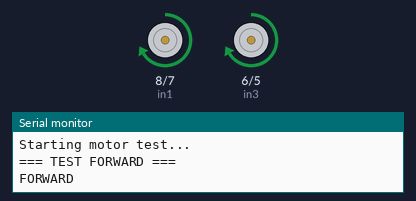
Simulated run of this sketch. Board: Arduino Uno, built with avr-gcc and run on an emulated ATmega328P. Shown: motor-driver pin pairs drawn as motors (green arrow = first pin HIGH = forward, orange = second pin HIGH = backward, longer = more drive, scaled by the enable pin), the last lines printed to the serial monitor.

Above: at 1.0 s.
At 3.5 s:
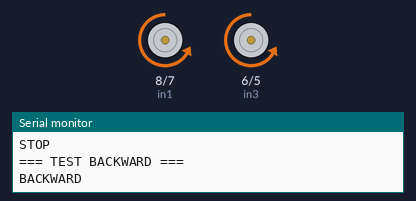
At 6.0 s:
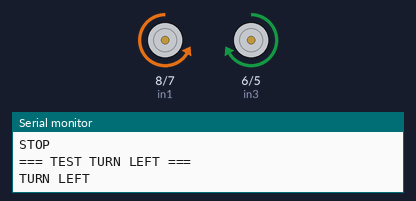
At 10.7 s:
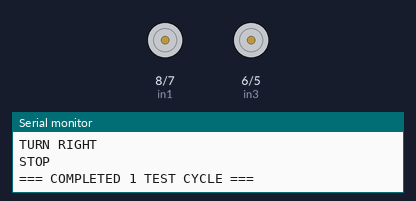
Timing chart, 0 to 15.6 s (numbered marks = the images above):
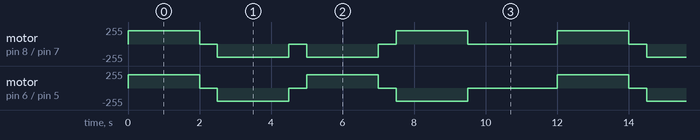

Measured:
- by itself, motor on pin 8 (in1) / pin 7 (in2): repeats every 12.0 s: 2 × (stopped 0.50 s, backward 200/255 2.0 s), stopped 0.50 s, forward 200/255 2.0 s, stopped 2.5 s, forward 200/255 2.0 s
- by itself, motor on pin 6 (in3) / pin 5 (in4): repeats every 12.0 s: stopped 0.50 s, backward 200/255 2.0 s, stopped 0.50 s, forward 200/255 2.0 s, stopped 0.50 s, backward 200/255 2.0 s, stopped 2.5 s, forward 200/255 2.0 s

The sketch:

test_movement.ino
```cpp
// Motors
#define enA 9
#define enB 10
#define in1 8
#define in2 7
#define in3 6
#define in4 5

void setup() {
  // Motors
  pinMode(enA, OUTPUT);
  pinMode(enB, OUTPUT);
  pinMode(in1, OUTPUT);
  pinMode(in2, OUTPUT);
  pinMode(in3, OUTPUT);
  pinMode(in4, OUTPUT);

  // Initialize motor speed (0-255)
  analogWrite(enA, 200); // Motor A speed
  analogWrite(enB, 200); // Motor B speed

  Serial.begin(9600);
  Serial.println("Starting motor test...");
}

// Control functions
void moveF() {
  digitalWrite(in1, HIGH);
  digitalWrite(in2, LOW);
  digitalWrite(in3, HIGH);
  digitalWrite(in4, LOW);
  Serial.println("FORWARD");
}

void moveB() {
  digitalWrite(in1, LOW);
  digitalWrite(in2, HIGH);
  digitalWrite(in3, LOW);
  digitalWrite(in4, HIGH);
  Serial.println("BACKWARD");
}

void moveR() {
  digitalWrite(in1, HIGH);
  digitalWrite(in2, LOW);
  digitalWrite(in3, LOW);
  digitalWrite(in4, HIGH);
  Serial.println("TURN RIGHT");
}

void moveL() {
  digitalWrite(in1, LOW);
  digitalWrite(in2, HIGH);
  digitalWrite(in3, HIGH);
  digitalWrite(in4, LOW);
  Serial.println("TURN LEFT");
}

void stop() {
  digitalWrite(in1, LOW);
  digitalWrite(in2, LOW);
  digitalWrite(in3, LOW);
  digitalWrite(in4, LOW);
  Serial.println("STOP");
}

void loop() {
  // Test movement sequence
  Serial.println("=== TEST FORWARD ===");
  moveF();
  delay(2000);
  stop();
  delay(500);

  Serial.println("=== TEST BACKWARD ===");
  moveB();
  delay(2000);
  stop();
  delay(500);

  Serial.println("=== TEST TURN LEFT ===");
  moveL();
  delay(2000);
  stop();
  delay(500);

  Serial.println("=== TEST TURN RIGHT ===");
  moveR();
  delay(2000);
  stop();
  delay(500);

  Serial.println("=== COMPLETED 1 TEST CYCLE ===");
  delay(2000);
}
```
